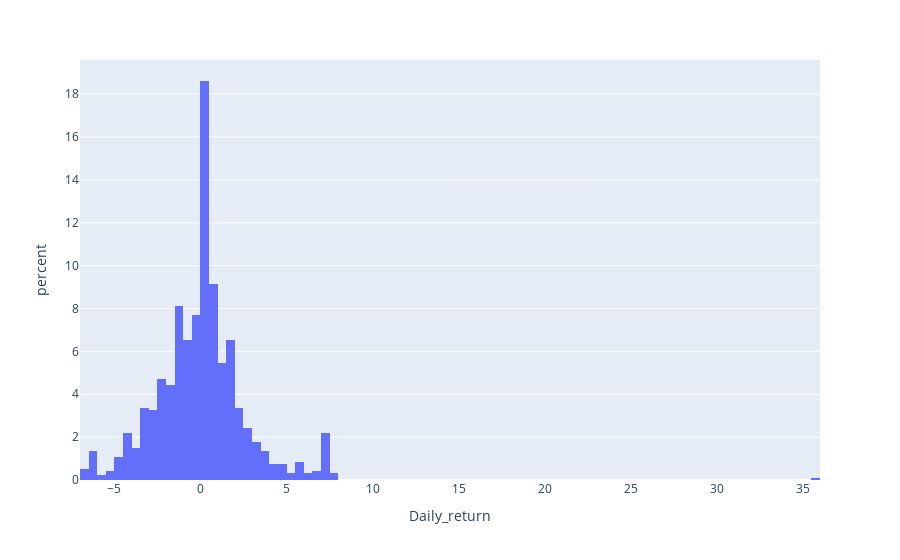

Notebook code cell kept with this figure:
### Code cell
fig = go.Figure()
px.histogram(df, x="Daily_return",histnorm='percent')
#ff.create_distplot(df, group_labels)

### Figure 1 — Plotly figure (JSON) as saved in the notebook; plotly's stock layout.template omitted (floating-point values rounded to 4 significant figures; data arrays with more than 128 entries replaced by an {"elided": "..."} marker saying what was removed)
{"data": [{"alignmentgroup": "True", "bingroup": "x", "histnorm": "percent", "hovertemplate": "Daily_return=%{x}<br>percent=%{y}<extra></extra>", "legendgroup": "", "marker": {"color": "#636efa"}, "name": "", "offsetgroup": "", "orientation": "v", "showlegend": false, "type": "histogram", "x": {"elided": "951 float values"}, "xaxis": "x", "yaxis": "y"}], "layout": {"barmode": "relative", "legend": {"tracegroupgap": 0}, "margin": {"t": 60}, "xaxis": {"anchor": "y", "domain": [0, 1], "title": {"text": "Daily_return"}}, "yaxis": {"anchor": "x", "domain": [0, 1], "title": {"text": "percent"}}}}
